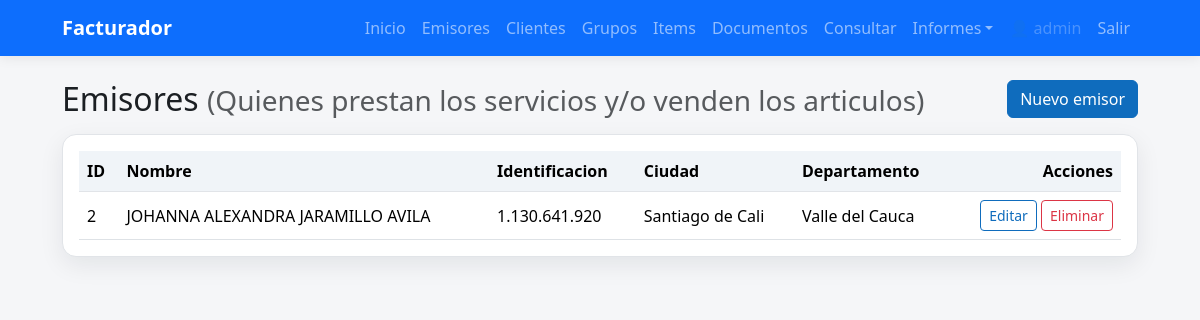
The app's page /emisores (signed in) with its own data.
### tables this page shows
CREATE TABLE emisores (
            id INTEGER PRIMARY KEY AUTOINCREMENT,
            nombre TEXT NOT NULL,
            identificacion TEXT NOT NULL,
            ciudad TEXT NOT NULL DEFAULT '',
            departamento TEXT NOT NULL DEFAULT '',
            pais TEXT NOT NULL DEFAULT 'Colombia',
            direccion TEXT,
            telefono TEXT,
            email TEXT
        , tipo_identificacion TEXT NOT NULL DEFAULT 'NIT');

### app.py (the view)
@app.get("/emisores", response_class=HTMLResponse)
def emisores_list(request: Request):
    conn = get_db()
    cur = conn.cursor()
    cur.execute("SELECT * FROM emisores ORDER BY id")
    rows = cur.fetchall()
    conn.close()
    msg = request.query_params.get("msg")
    error = request.query_params.get("error")
    return templates.TemplateResponse(
        "emisores_list.html",
        {"request": request, "emisores": rows, "msg": msg, "error": error},
    )

### templates/emisores_list.html (shortened to what this page needs)
{% extends "base.html" %}
{% block content %}
<div class="d-flex justify-content-between align-items-center mb-3">
    <h2 class="mb-0">Emisores <small class="text-muted">(Quienes prestan los servicios y/o venden los articulos)</small></h2>
    <a class="btn btn-primary" href="/emisores/nuevo">Nuevo emisor</a>
</div>
<div class="card p-3">
    <div class="table-responsive">
        <table class="table table-hover align-middle mb-0">
            <thead>
                <tr>
                    <th>ID</th><th>Nombre</th><th>Identificacion</th><th>Ciudad</th><th>Departamento</th><th class="text-end">Acciones</th>
                </tr>
            </thead>
            <tbody>
                {% for emisor in emisores %}
                <tr>
                    <td>{{ emisor.id }}</td>
                    <td>{{ emisor.nombre }}</td>
                    <td>
                        {% if emisor.tipo_identificacion == 'NIT' %}
                            {{ emisor.identificacion|format_id_co }}-{{ emisor.identificacion|nit_dv }}
                        {% else %}
                            {{ emisor.identificacion|format_id_co }}
                        {% endif %}
                    </td>
                    <td>{{ emisor.ciudad }}</td>
                    <td>{{ emisor.departamento }}</td>
                    <td class="text-end">
                        <a class="btn btn-sm btn-outline-primary" href="/emisores/editar/{{ emisor.id }}">Editar</a>
                        <form method="post" action="/emisores/eliminar/{{ emisor.id }}" class="d-inline" onsubmit="return confirm('Eliminar emisor?');">
                            <button type="submit" class="btn btn-sm btn-outline-danger">Eliminar</button>
                        </form>
                    </td>
                </tr>
                {% endfor %}
            </tbody>
        </table>
    </div>
</div>
{% endblock %}

### static/styles.css (style rules this page uses)
:root { --ms-blue: #0f6cbd; --ms-blue-dark: #0b5a9c; --ms-bg: #f5f6f8; --ms-card: #ffffff; --ms-border: #e1e4e8; }
body { font-family: "Segoe UI", Tahoma, Arial, sans-serif; background-color: var(--ms-bg); color: #1b1f23; }
.card { border: 1px solid var(--ms-border); border-radius: 14px; box-shadow: 0 8px 24px rgba(15, 23, 42, 0.08); }
.table thead th { background: #f0f4f8; border-bottom: 1px solid var(--ms-border); font-weight: 600; }
.table td, .table th { vertical-align: middle; }
.btn-primary { background-color: var(--ms-blue); border-color: var(--ms-blue); }
.btn-outline-primary { color: var(--ms-blue); border-color: var(--ms-blue); }
.text-end { text-align: right; }

### records on screen
emisores: id "2", nombre "JOHANNA ALEXANDRA JARAMILLO AVILA", identificacion "1.130.641.920", ciudad "Santiago de Cali", departamento "Valle del Cauca"

### other values on screen
{{ u.user.username }} "admin"
